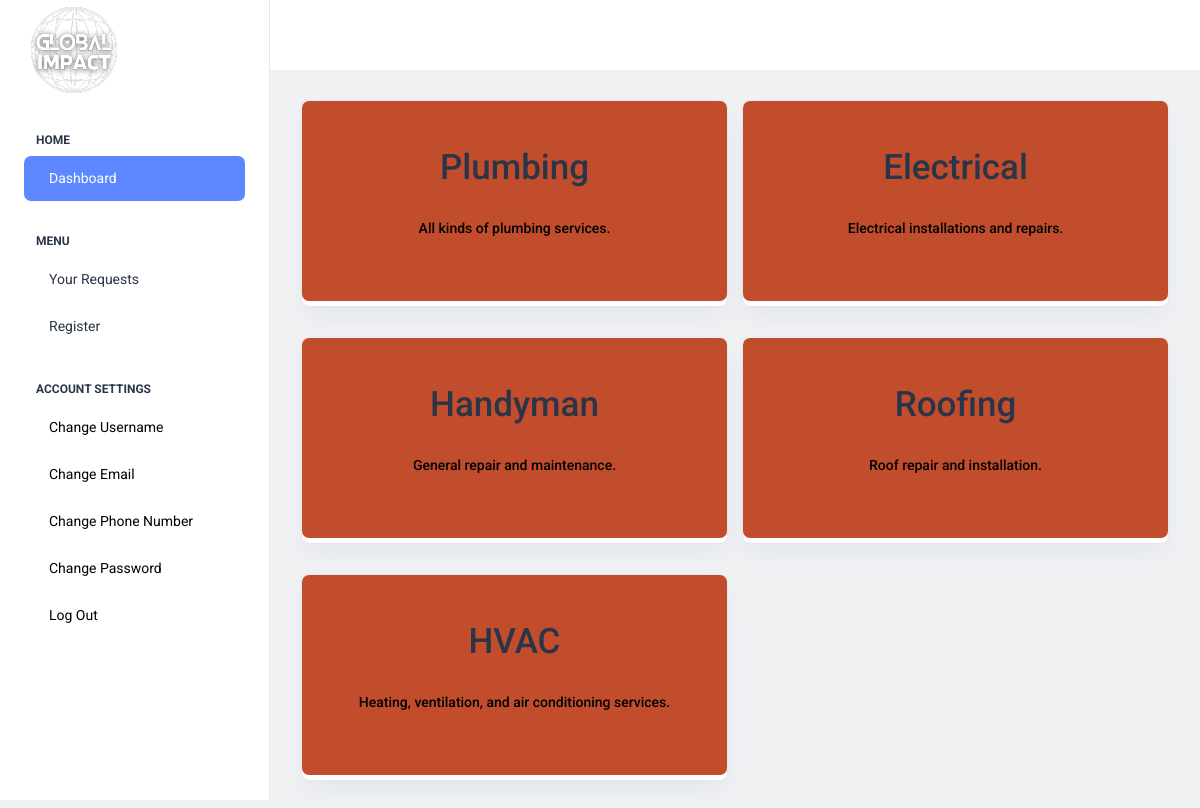
Screenshot of /views/dashboardUser.php (signed in) with the database file from the repository.
### tables this page shows
CREATE TABLE IF NOT EXISTS services (
  service_id INT AUTO_INCREMENT,
  service_name VARCHAR(255) NOT NULL,
  service_description TEXT NOT NULL,
  PRIMARY KEY (service_id)
);

### views/dashboardUser.php (the view, shortened to what this page needs)
<!doctype html>
<html lang="en">
<head>
  <link rel="stylesheet" href="../styles/dashboard.css" />
  <link rel="stylesheet" href="../styles/cards.css" />
  <link rel="stylesheet" href="../styles/notifications.css" />
</head>
<body>
  <div class="page-wrapper" id="main-wrapper" data-layout="vertical" data-navbarbg="skin6" data-sidebartype="full"
    data-sidebar-position="fixed" data-header-position="fixed">
    <?php include '../includes/dashboard_header.php'; ?>
    <div class="container-fluid">
      <div class="card-container" style="display: grid; grid-template-columns: 1fr 1fr;">
        <?php
        $ConnectingDB = $GLOBALS['pdo'];
        $service = $ConnectingDB->query("SELECT * FROM services");
        while ($s = $service->fetch(PDO::FETCH_ASSOC)) {
          ?>
          <div class="card m-3 mx-2" style="">
            <form method="post" action="services.php" style="width: 100%;">
              <button type="submit" id="service" name="service" class="btn" style="width: 100%; height: 200px;">
                <?php echo "<h1>" . $s['service_name'] . "</h1></br>" . "<p style='color: black'>" .$s['service_description'] . '</p>'; ?>
              </button>
            </form>
          </div>
        <?php } ?>
      </div>
  </div>
  </div>
  </div>
  <?php include '../includes/footer.php'; ?>

### includes/dashboard_header.php (shortened to what this page needs)
<aside class="left-sidebar" style="height: 100vh;">
  <div>
    <div class="brand-logo d-flex align-items-center justify-content-between">
      <a href="<?php echo $_SESSION['user_role'] == 'artisan' ? 'dashboardArtisan.php' : 'dashboardUser.php' ?>"
        class="text-nowrap logo-img">
        <img src="assets/global.png" width="" alt="" />
      </a>
    </div>
    <nav class="sidebar-nav scroll-sidebar" data-simplebar="" style="font-size: 2em; overflow: hidden;">
      <ul id="sidebarnav">
        <li class="nav-small-cap">
          <span class="hide-menu">Home</span>
        </li>
        <li class="sidebar-item">
          <a class="sidebar-link"
            href="<?php echo $_SESSION['user_role'] == 'artisan' ? 'dashboardArtisan.php' : 'dashboardUser.php' ?>"
            aria-expanded="false">
            <span class="hide-menu">Dashboard</span>
          </a>
        </li>
        <li class="nav-small-cap">
          <span class="hide-menu">MENU</span>
        </li>
        <li class="sidebar-item">
          <a class="sidebar-link" href="./authentication-login.html" aria-expanded="false">
            <span class="hide-menu">Your Requests</span>
          </a>
        </li>
        <li class="sidebar-item">
          <a class="sidebar-link" href="./authentication-register.html" aria-expanded="false">
            <span class="hide-menu">Register</span>
          </a>
        </li>
        <li class="nav-small-cap">
          <span class="hide-menu">ACCOUNT SETTINGS</span>
        </li>
        <form action="../db/dashboard_handler.php" method="post">
          <li class="sidebar-item">
            <a class="sidebar-link" aria-expanded="false">
              <button name="change_username"
                style=" background: none; border: none; padding: 0; font: inherit; cursor: pointer; outline: inherit;">
                <span class="hide-menu">Change Username</span>
              </button>
            </a>
          </li>
          <li class="sidebar-item">
            <a class="sidebar-link" aria-expanded="false">
              <button name="change_email"
                style=" background: none; border: none; padding: 0; font: inherit; cursor: pointer; outline: inherit;">
                <span class="hide-menu">Change Email</span>
              </button>
            </a>
          </li>
          <li class="sidebar-item">
            <a class="sidebar-link" aria-expanded="false">
              <button name="change_phone_number"
                style=" background: none; border: none; padding: 0; font: inherit; cursor: pointer; outline: inherit;">
                <span class="hide-menu">Change Phone Number</span>
              </button>
            </a>
          </li>
          <li class="sidebar-item">
            <a class="sidebar-link" aria-expanded="false">
              <button name="change_password"
                style=" background: none; border: none; padding: 0; font: inherit; cursor: pointer; outline: inherit;">
                <span class="hide-menu">Change Password</span>
              </button>
            </a>
          </li>
          <li class="sidebar-item">
            <a class="sidebar-link" aria-expanded="false">
              <button name="logout"
                style=" background: none; border: none; padding: 0; font: inherit; cursor: pointer; outline: inherit;">
                <span class="hide-menu">Log Out</span>
              </button>
            </a>
          </li>
        </form>
      </ul>
    </nav>
  </div>
</aside>
<div class="body-wrapper">
  <header class="app-header">
    <nav class="navbar navbar-expand-lg navbar-light">
    </nav>
  </header>

### includes/footer.php
</body>
</html>

### styles/cards.css (style rules this page uses)
.card-container { display: flex; flex-wrap: wrap; justify-content: center; }
.btn { background-color: #c24d2c; color: white; margin-bottom: 5px; }

### styles/notifications.css (style rules this page uses)
body { font-family: "Roboto", sans-serif; background: #EFF1F3; min-height: 100vh; position: relative; }
a { text-decoration: none; }

### rows the page displays
services: service_name "Plumbing", service_description "All kinds of plumbing services."
services: service_name "Electrical", service_description "Electrical installations and repairs."
services: service_name "Handyman", service_description "General repair and maintenance."
services: service_name "Roofing", service_description "Roof repair and installation."
services: service_name "HVAC", service_description "Heating, ventilation, and air conditioning services."
